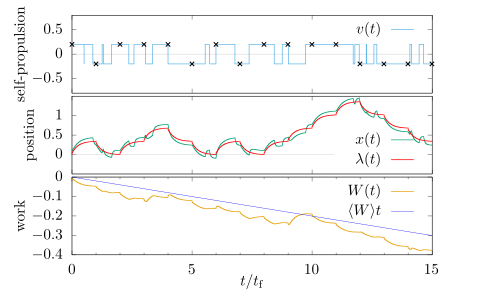

This chart was generated by the following gnuplot code:
set term epslatex standalone color size 4.8,3 header "\\usepackage{amsmath,amssymb}"
set out "fig_RTPtraj13_v2.tex"


FILE00 ="<grep POS 'test13_trajRTP.dat'"
tf = 15
set mxtics 5
a = 2

if (!exists("MP_LEFT"))   MP_LEFT = .15
if (!exists("MP_RIGHT"))  MP_RIGHT = 0.9
if (!exists("MP_BOTTOM")) MP_BOTTOM = .15
if (!exists("MP_TOP"))    MP_TOP = 0.95
if (!exists("MP_xGAP"))   MP_xGAP = 0.12
if (!exists("MP_yGAP"))   MP_yGAP = 0.01

set multiplot layout 3,1 margins screen MP_LEFT, MP_RIGHT, MP_BOTTOM, MP_TOP spacing screen MP_xGAP, MP_yGAP


set key samplen 2 
set key spacing 1.3
#self-propulsion
set ytics -0.5,0.5,1
set ylabel "self-propulsion" offset 1,0
set xtics ("" 0,"" 5,"" 10,"" 15,"" 20)
plot[0:tf][-0.8:0.8] \
	0. lc 'gray' t '', \
	FILE00 u ($3/10.):9 w l lc 3 lw a t "$v(t)$",\
	FILE00 u ($3/10.):9 every 3333::1 lc -1 pt 2 lw 3 t ''

#position
set ylabel 'position' offset 1,0
set key bottom right
set ytics (0, 0.5, 1)  #-0.5,0.25,0.75
unset yrange
plot[0:tf][-0.5:1.5] \
	x<11?0.:1/0 lc 'gray' t '', \
	FILE00 u ($3/10.):6 w l lw a t "$x(t)$", \
	FILE00 u ($3/10.):5 w l lc 'red' lw a t "$\\lambda(t)$"


FILE00 ="<grep WORK_C 'test13_trajRTP.dat'"

#accumulated work
set xlabel "$t/t_{\\text{f}}$" offset 0,0.75
set ylabel 'work' offset 1,0
set k top right
unset ytics
set ytics 0.1
set xtics 5
plot[0:tf][] \
	x<12?0.:1/0 lc 'gray' t '', \
	FILE00 u ($3/10.):($5+$6) w l lc 4 lw a t "$W(t)$", \
        -0.02005479986136146*x lc 'blue' t " $\\langle{W}\\rangle t$"
        


#unset multiplot
